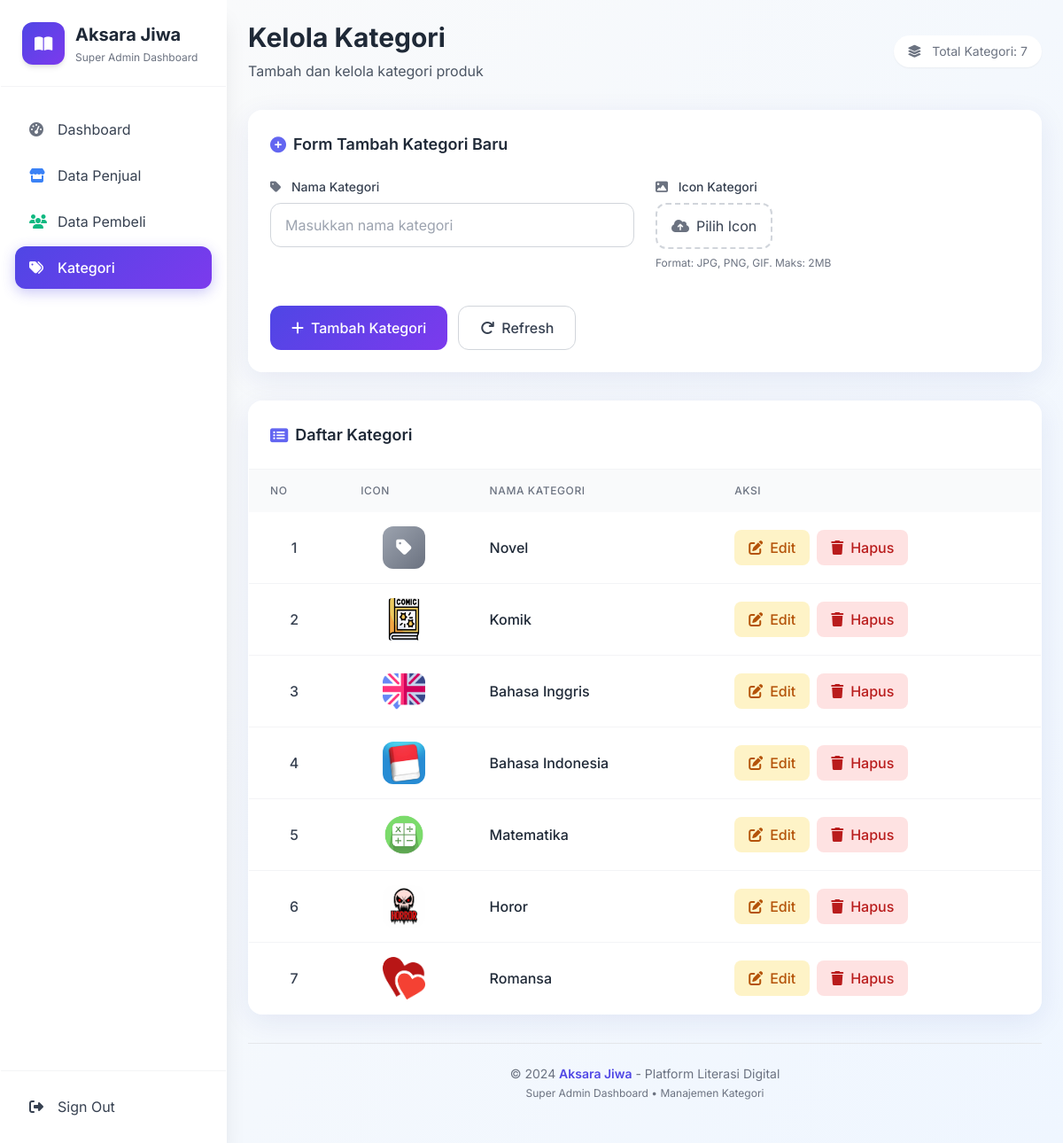
/superadmin/kategori.php (signed in), run on the app's committed database.
### tables this page shows
CREATE TABLE `kategori` (
  `id_kategori` int(11) NOT NULL,
  `nama_kategori` varchar(100) NOT NULL,
  `icon` varchar(225) NOT NULL,
  `created_at` datetime NOT NULL
);

### superadmin/kategori.php (the view, shortened to what this page needs)
<?php
require '../auth/connection.php';
$id_user = $_SESSION['id_user'];
mysqli_query($conn, "
    UPDATE users
    SET last_activity = NOW(),
        status = 'online'
    WHERE id_user = '$id_user'
");
$edit = false;
$nama_kategori = '';
$kategori = mysqli_query($conn, "SELECT * FROM kategori ORDER BY id_kategori DESC");
?>
<!DOCTYPE html>
<html lang="id">
<head>
    <script src="https://cdn.tailwindcss.com"></script>
    <link rel="stylesheet" href="https://cdnjs.cloudflare.com/ajax/libs/font-awesome/6.4.0/css/all.min.css">
</head>
<body class="min-h-screen overflow-hidden">
<aside class="sidebar-container w-64 glass-card flex flex-col shadow-xl">
    <div class="p-6 border-b border-gray-100">
        <div class="flex items-center gap-3">
            <div class="w-12 h-12 gradient-primary text-white rounded-xl flex items-center justify-center shadow-md">
                <i class="fas fa-book-open text-lg"></i>
            </div>
            <div>
                <h1 class="font-bold text-xl text-gray-800">Aksara Jiwa</h1>
                <p class="text-xs text-gray-500 mt-1">Super Admin Dashboard</p>
            </div>
        </div>
    </div>
    <nav class="flex-1 px-4 py-6 space-y-1">
        <a href="dashboard.php" class="flex items-center px-4 py-3 rounded-xl sidebar-link text-gray-700 hover:bg-indigo-50 hover-lift">
            <i class="fas fa-tachometer-alt w-5 mr-3 text-gray-500"></i>
            <span>Dashboard</span>
        </a>
        <a href="penjual.php" class="flex items-center px-4 py-3 rounded-xl sidebar-link text-gray-700 hover:bg-indigo-50 hover-lift">
            <i class="fas fa-store w-5 mr-3 text-blue-500"></i>
            <span>Data Penjual</span>
        </a>
        <a href="pembeli.php" class="flex items-center px-4 py-3 rounded-xl sidebar-link text-gray-700 hover:bg-indigo-50 hover-lift">
            <i class="fas fa-users w-5 mr-3 text-emerald-500"></i>
            <span>Data Pembeli</span>
        </a>
        <a href="kategori.php" class="flex items-center px-4 py-3 rounded-xl active-link hover-lift">
            <i class="fas fa-tags w-5 mr-3"></i>
            <span class="font-medium">Kategori</span>
        </a>
    </nav>
    <div class="p-4 border-t border-gray-100 mt-auto">
        <a href="../auth/logout.php" class="flex items-center gap-3 px-4 py-3 rounded-xl text-gray-700 hover:bg-red-50 hover:text-red-600 transition-colors duration-200">
            <i class="fas fa-sign-out-alt w-5"></i>
            <span>Sign Out</span>
        </a>
    </div>
</aside>
<main class="main-content bg-gradient-to-br from-gray-50 to-blue-50">
    <div class="flex flex-col md:flex-row justify-between items-start md:items-center mb-8">
        <div>
            <h2 class="text-2xl lg:text-3xl font-bold text-gray-800 mb-2"><?= $edit ? 'Edit Kategori' : 'Kelola Kategori' ?></h2>
            <p class="text-gray-600"><?= $edit ? 'Perbarui informasi kategori' : 'Tambah dan kelola kategori produk' ?></p>
        </div>
        <div class="mt-4 md:mt-0 text-sm text-gray-500 bg-white px-4 py-2 rounded-full shadow-sm">
            <i class="fas fa-layer-group mr-2"></i>
            <span>Total Kategori: <?= mysqli_num_rows($kategori) ?></span>
        </div>
    </div>
    <div class="glass-card rounded-2xl p-6 mb-8 hover-lift">
        <h3 class="text-lg font-semibold text-gray-800 mb-4 flex items-center gap-2">
            <i class="fas fa-<?= $edit ? 'edit' : 'plus-circle' ?> text-indigo-500"></i>
            <?= $edit ? 'Form Edit Kategori' : 'Form Tambah Kategori Baru' ?>
        </h3>
        <form method="POST" enctype="multipart/form-data" class="space-y-6">
            <div class="grid grid-cols-1 lg:grid-cols-2 gap-6">
                <div>
                    <label class="block text-sm font-medium text-gray-700 mb-2">
                        <i class="fas fa-tag mr-2 text-gray-500"></i>
                        Nama Kategori
                    </label>
                    <input type="text" name="nama_kategori"
                           value="<?= htmlspecialchars($nama_kategori) ?>"
                           placeholder="Masukkan nama kategori"
                           class="w-full px-4 py-3 border border-gray-300 rounded-xl focus:ring-2 focus:ring-indigo-500 focus:border-indigo-500 transition-colors"
                           required>
                </div>
                <div>
                    <label class="block text-sm font-medium text-gray-700 mb-2">
                        <i class="fas fa-image mr-2 text-gray-500"></i>
                        Icon Kategori
                    </label>
                    <div class="flex items-center gap-4">
                        <div class="file-upload">
                            <label class="flex items-center gap-2 px-4 py-3 border-2 border-dashed border-gray-300 rounded-xl cursor-pointer hover:border-indigo-400 hover:bg-indigo-50 transition-colors">
                                <i class="fas fa-cloud-upload-alt text-gray-500"></i>
                                <span class="text-gray-700" id="fileLabel"><?= $edit ? 'Ganti Icon' : 'Pilih Icon' ?></span>
                            </label>
                        </div>
                    </div>
                    <p class="text-xs text-gray-500 mt-2">Format: JPG, PNG, GIF. Maks: 2MB</p>
                </div>
            </div>
            <div class="flex flex-wrap gap-3 pt-4">
                <button type="submit"
                        class="btn-primary px-6 py-3 rounded-xl font-medium flex items-center gap-2">
                    <i class="fas fa-<?= $edit ? 'save' : 'plus' ?>"></i>
                    <?= $edit ? 'Update Kategori' : 'Tambah Kategori' ?>
                </button>
                <a href="kategori.php"
                   class="px-6 py-3 border border-gray-300 text-gray-700 rounded-xl font-medium hover:bg-gray-50 transition-colors flex items-center gap-2">
                    <i class="fas fa-redo"></i>
                    Refresh
                </a>
            </div>
        </form>
    </div>
    <div class="glass-card rounded-2xl overflow-hidden mb-8">
        <div class="p-6 border-b border-gray-100">
            <h3 class="text-lg font-semibold text-gray-800 flex items-center gap-2">
                <i class="fas fa-list-alt text-indigo-500"></i>
                Daftar Kategori
            </h3>
        </div>
        <?php if (mysqli_num_rows($kategori) > 0): ?>
            <div class="overflow-x-auto">
                <table class="w-full">
                    <thead class="bg-gray-50">
                        <tr>
                            <th class="py-4 px-6 text-left text-xs font-medium text-gray-500 uppercase tracking-wider">No</th>
                            <th class="py-4 px-6 text-left text-xs font-medium text-gray-500 uppercase tracking-wider">Icon</th>
                            <th class="py-4 px-6 text-left text-xs font-medium text-gray-500 uppercase tracking-wider">Nama Kategori</th>
                            <th class="py-4 px-6 text-left text-xs font-medium text-gray-500 uppercase tracking-wider">Aksi</th>
                        </tr>
                    </thead>
                    <tbody class="divide-y divide-gray-100">
                    <?php $no=1; while ($row = mysqli_fetch_assoc($kategori)) : ?>
                        <tr class="table-row-hover transition-colors duration-200">
                            <td class="py-4 px-6 text-center text-gray-700 font-medium"><?= $no++ ?></td>
                            <td class="py-4 px-6">
                                <?php if ($row['icon']): ?>
                                    <div class="flex items-center justify-center">
                                        <img src="../img/kategori/<?= htmlspecialchars($row['icon']) ?>"
                                             class="category-icon"
                                             alt="<?= htmlspecialchars($row['nama_kategori']) ?>">
                                    </div>
                                <?php else: ?>
                                    <div class="category-icon no-icon">
                                        <i class="fas fa-tag"></i>
                                    </div>
                                <?php endif; ?>
                            </td>
                            <td class="py-4 px-6">
                                <div class="font-medium text-gray-800"><?= htmlspecialchars($row['nama_kategori']) ?></div>
                            </td>
                            <td class="py-4 px-6">
                                <div class="flex gap-2">
                                    <a href="?edit=<?= $row['id_kategori'] ?>"
                                       class="px-4 py-2 bg-amber-100 text-amber-700 rounded-lg font-medium hover:bg-amber-200 transition-colors flex items-center gap-2">
                                        <i class="fas fa-edit"></i>
                                        Edit
                                    </a>
                                    <a href="?hapus=<?= $row['id_kategori'] ?>"
                                       onclick="return confirm('Yakin hapus kategori <?= htmlspecialchars($row['nama_kategori']) ?>?')"
                                       class="px-4 py-2 bg-red-100 text-red-700 rounded-lg font-medium hover:bg-red-200 transition-colors flex items-center gap-2">
                                        <i class="fas fa-trash"></i>
                                        Hapus
                                    </a>
                                </div>
                            </td>
                        </tr>
                    <?php endwhile; ?>
                    </tbody>
                </table>
            </div>
        <?php endif; ?>
    </div>
    <div class="text-center py-6 border-t border-gray-200">
        <p class="text-sm text-gray-500">
            © 2024 <span class="font-semibold text-indigo-600">Aksara Jiwa</span> - Platform Literasi Digital
            <br>
            <span class="text-xs mt-1 block">Super Admin Dashboard • Manajemen Kategori</span>
        </p>
    </div>
</main>
</body>
</html>

### superadmin/kategori.php (style rules this page uses)
* { font-family: 'Inter', sans-serif; }
body { background: linear-gradient(135deg, #f8fafc 0%, #f1f5f9 100%); min-height: 100vh; overflow: hidden; }
.glass-card { background: rgba(255, 255, 255, 0.95); backdrop-filter: blur(10px); border: 1px solid rgba(255, 255, 255, 0.2); box-shadow: 0 8px 32px rgba(31, 38, 135, 0.08); }
.gradient-primary { background: linear-gradient(135deg, #4f46e5 0%, #7c3aed 100%); }
.hover-lift { transition: all 0.3s ease; }
.sidebar-link { position: relative; overflow: hidden; }
.sidebar-link::after { content: ''; position: absolute; left: 0; bottom: 0; width: 0; height: 2px; background: linear-gradient(90deg, #4f46e5, #7c3aed); transition: width 0.3s ease; }
.active-link { background: linear-gradient(135deg, #4f46e5 0%, #7c3aed 100%); color: white; box-shadow: 0 4px 15px rgba(79, 70, 229, 0.3); }
.btn-primary { background: linear-gradient(135deg, #4f46e5 0%, #7c3aed 100%); color: white; transition: all 0.3s ease; }
.file-upload { position: relative; overflow: hidden; cursor: pointer; }
.category-icon { width: 48px; height: 48px; display: flex; align-items: center; justify-content: center; border-radius: 12px; font-size: 20px; color: white; margin: 0 auto; }
.no-icon { background: linear-gradient(135deg, #9ca3af 0%, #6b7280 100%); }
.sidebar-container { height: 100vh; position: fixed; left: 0; top: 0; width: 16rem; z-index: 40; overflow-y: auto; overflow-x: hidden; }
.main-content { margin-left: 16rem; height: 100vh; overflow-y: auto; overflow-x: hidden; padding: 1.5rem; }

### data on the page
kategori: nama_kategori "Novel"
kategori: icon (picture), nama_kategori "Komik"
kategori: icon (picture), nama_kategori "Bahasa Inggris"
kategori: icon (picture), nama_kategori "Bahasa Indonesia"
kategori: icon (picture), nama_kategori "Matematika"
kategori: icon (picture), nama_kategori "Horor"
kategori: icon (picture), nama_kategori "Romansa"

### other printed values
mysqli_num_rows($kategori) "7"
